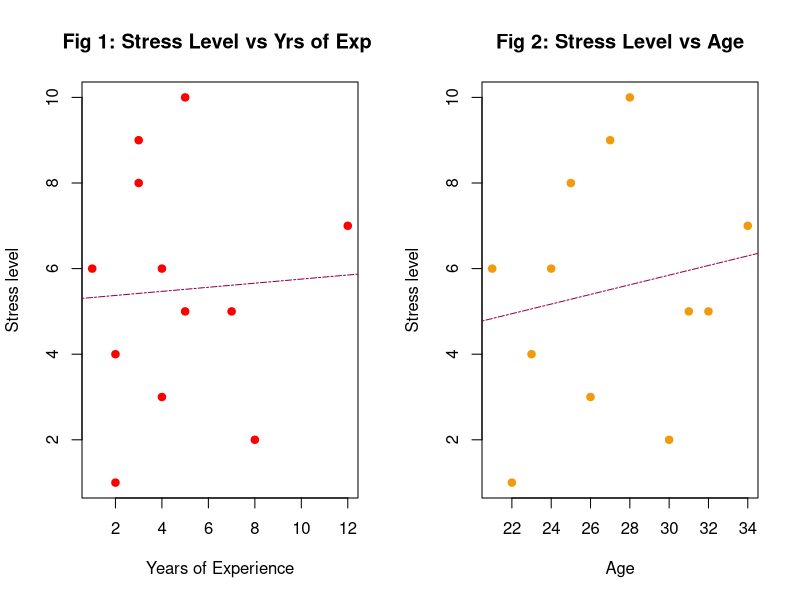

Here is the R script that generated this plot:
## ---- chunk 1


# Creating the Data Set
YStresslevel <- c(2, 6, 1, 5, 3, 9, 7, 4, 10, 8, 6, 5)
X1YrsofExp <- c(8, 1, 2, 7, 4, 3, 12, 2, 5, 3, 4, 5)
X2Age <- c(30, 21, 22, 31, 26, 27, 34, 23, 28, 25, 24, 32)

# Using lm() to fetch the values of intercept and slope
linearRegStress <- lm(YStresslevel ~ X1YrsofExp + X2Age)

SumDataStress <- summary(linearRegStress)


# Creating Object to save intercept value
InterceptStress <- SumDataStress$coefficients[[1]]

# Creating Object to save slope value
X1YrsofExpSlope <- SumDataStress$coefficients[[2]]

X2AgeSlope <- SumDataStress$coefficients[[3]]

# Presenting the equation
paste(
    "The multiple regression equation = ", round(InterceptStress, digits = 3),
    round(X1YrsofExpSlope, digits = 3), "*", "x1", "+", round(X2AgeSlope, digits = 3), "*", "x2"
)


par(mfrow = c(1, 2))

# Creating linear Regression for Age and Yrs of Experience
LinearRegX1YrsofExp <- lm(YStresslevel ~ X1YrsofExp)

LinearRegX2Age <- lm(YStresslevel ~ X2Age)

# Plotting the Scatter Plot
plot(YStresslevel ~ X1YrsofExp,
    pch = 19,
    col = "red",
    xlab = c("Years of Experience"),
    ylab = c("Stress level"),
    main = "Fig 1: Stress Level vs Yrs of Exp "
)

# Adding the lines
abline(LinearRegX1YrsofExp, col = "#99004C", lty = 6, lwd = 1)

# Plotting the Scatter Plot
plot(YStresslevel ~ X2Age,
    pch = 19,
    col = "#f19a0c",
    xlab = c("Age"),
    ylab = c("Stress level"),
    main = "Fig 2: Stress Level vs Age"
)

# Adding the lines
abline(LinearRegX2Age, col = "#99004C", lty = 6, lwd = 1)

cor(YStresslevel, X1YrsofExp)

cor(YStresslevel, X2Age)

summary(lm(YStresslevel ~ X1YrsofExp + X2Age))
